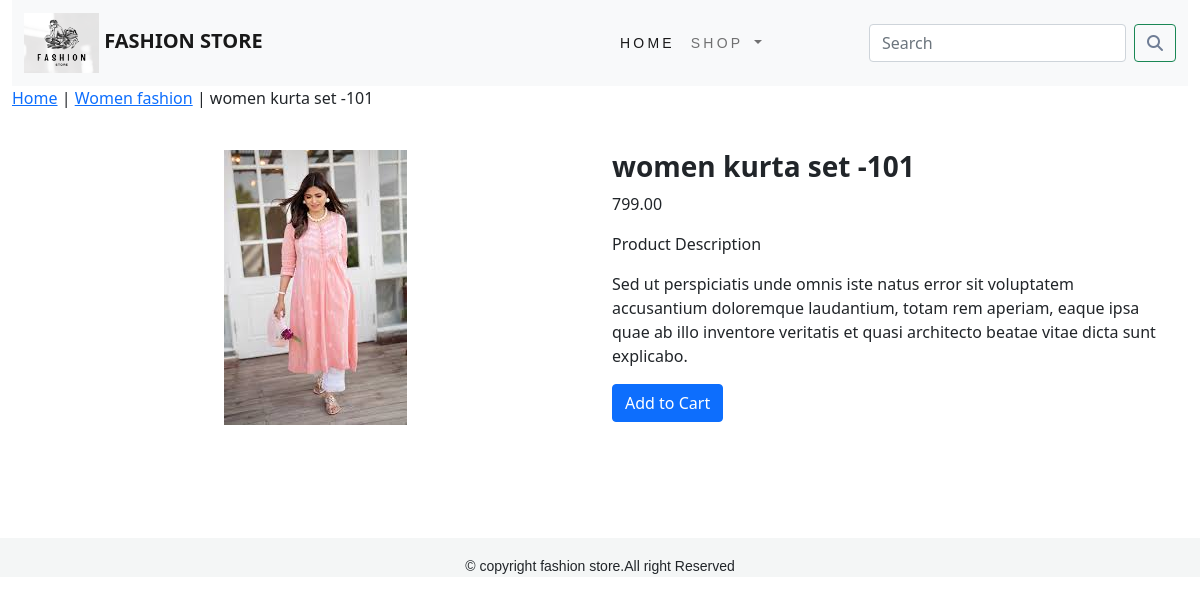
Page /shop/women-fashion/women-kurta-set-101/ on the committed database.
### shop/models.py (models this page shows, shortened)
class Product(models.Model):
    name = models.CharField(max_length=250, unique=True)
    slug = models.SlugField(max_length=250, unique=True)
    description = models.TextField(blank=True)
    price = models.DecimalField(max_digits=10, decimal_places=2)
    category = models.ForeignKey(Category, on_delete=models.CASCADE)
    image = models.ImageField(upload_to='product', blank=True)
    stock = models.IntegerField()
    available = models.BooleanField(default=True)
    created = models.DateTimeField(auto_now_add=True)
    updated = models.DateTimeField(auto_now=True)
    class Meta:
        ordering = ('name',)
        verbose_name = 'product'
        verbose_name_plural = 'products'

class Category(models.Model):
    name = models.CharField(max_length=250, unique=True)
    slug = models.SlugField(max_length=250, unique=True)
    description = models.TextField(blank=True)
    image = models.ImageField(upload_to='category', blank=True)
    class Meta:
        ordering = ('name',)
        verbose_name = 'category'
        verbose_name_plural = 'categories'
    def get_url(self):
        return reverse('shop:products_by_category', args=[self.slug])

### shop/views.py (the view)
# urls.py: path('<slug:c_slug>/<slug:product_slug>/', views.proDetail, name='prodCatDetail'),
def proDetail(request, c_slug, product_slug):
    try:
        product = Product.objects.get(category__slug=c_slug, slug=product_slug)
    except Exception as e:
        raise e
    return render(request, 'product.html', {'product': product})

### cart/context_processors.py (called while the page is built)
def counter(request):
    item_count = 0
    if 'admin' in request.path:
        return {}
    else:
        try:
            cart = Cart.objects.filter(cart_id=_cart_id(request))
            cart_items = CartItem.objects.filter(cart=cart[:1])
            for cart_item in cart_items:
                item_count += cart_item.quantity
        except Cart.DoesNotExist:
            item_count = 0
    return dict(item_count=item_count)

### cart/views.py (called while the page is built)
def _cart_id(request):
    cart = request.session.session_key
    if not cart:
        cart = request.session.create()
    return cart

### shop/context_processors.py (called while the page is built)
def menu_links(request):
    links = Category.objects.all()
    return dict(links=links)

### templates/product.html (shortened to what this page needs)
{% extends 'base.html' %}
{% load static %}
{% block content %}
<div class="row my_product_row_class">
  <div class="max_auto">
    <p><a href="{% url 'shop:allprodcat' %}">Home</a> | <a href="{{product.category.get_url}}">{{product.category.name}}</a> | {{product.name}}</p>
  </div>
</div>
<div class="container">
<br>
  <div class="row">
    <div class="col-12 col-sm-12 col-md-12 col-lg-6 text-center">
      <div class="min-width:18rem">
        <img class="my_prod_img" src="{{product.image.url}}" alt="{{product.name}}">
      </div>
    </div>
    <div class="col-12 col-sm-12 col-md-12 col-lg-6">
        <h3 class="my_prod_title"><b>{{product.name}}</b></h3>
        <p>{{product.price}}</p>
        <p class="my_desc_title">Product Description</p>
        <p class="text-justify my_prod_desc">{{product.description}}</p>
        {% if product.stock <= 0 %}
        <p style="color:red"><b>Out Of Stock</b></p>
        {% else %}
        <p><a href="{% url 'cart:add_cart' product.id %}" class="btn btn-primary">Add to Cart</a></p>
        {% endif %}
    </div>
  </div>
</div>
{% endblock %}

### static/css/custom.css (style rules this page uses)
body { font-family: 'Encode Sans Condensed', sans-serif font-size: 14px; }

### rows in the picture
Product: category.name "Women fashion", name "women kurta set -101", image (picture), price "799.00", description "Sed ut perspiciatis unde omnis iste natus error sit voluptatem accusantium doloremque laudantium, totam rem aperiam, eaque ipsa quae ab illo inventore veritatis et quasi architecto beatae vitae dicta sunt explicabo."
